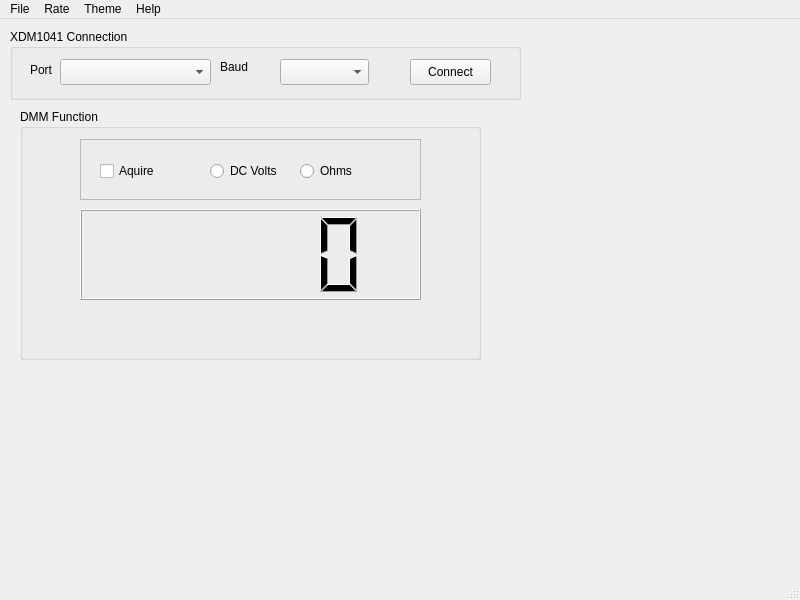
<?xml version="1.0" encoding="UTF-8"?>
<ui version="4.0">
 <class>MainWindow</class>
 <widget class="QMainWindow" name="MainWindow">
  <property name="geometry">
   <rect>
    <x>0</x>
    <y>0</y>
    <width>800</width>
    <height>600</height>
   </rect>
  </property>
  <property name="windowTitle">
   <string>MainWindow</string>
  </property>
  <widget class="QWidget" name="centralwidget">
   <widget class="QGroupBox" name="groupBox">
    <property name="geometry">
     <rect>
      <x>10</x>
      <y>10</y>
      <width>511</width>
      <height>71</height>
     </rect>
    </property>
    <property name="title">
     <string>XDM1041 Connection</string>
    </property>
    <widget class="QLabel" name="label">
     <property name="geometry">
      <rect>
       <x>20</x>
       <y>30</y>
       <width>31</width>
       <height>21</height>
      </rect>
     </property>
     <property name="text">
      <string>Port</string>
     </property>
    </widget>
    <widget class="QComboBox" name="comboBox_XDM1041_ComPort">
     <property name="geometry">
      <rect>
       <x>50</x>
       <y>30</y>
       <width>151</width>
       <height>26</height>
      </rect>
     </property>
    </widget>
    <widget class="QLabel" name="label_2">
     <property name="geometry">
      <rect>
       <x>210</x>
       <y>30</y>
       <width>49</width>
       <height>16</height>
      </rect>
     </property>
     <property name="text">
      <string>Baud</string>
     </property>
    </widget>
    <widget class="QComboBox" name="comboBox_XDM1041_BaudRate">
     <property name="geometry">
      <rect>
       <x>270</x>
       <y>30</y>
       <width>89</width>
       <height>26</height>
      </rect>
     </property>
    </widget>
    <widget class="QPushButton" name="pushButton_XDM1041_Connect">
     <property name="geometry">
      <rect>
       <x>400</x>
       <y>30</y>
       <width>81</width>
       <height>26</height>
      </rect>
     </property>
     <property name="text">
      <string>Connect</string>
     </property>
    </widget>
   </widget>
   <widget class="QGroupBox" name="groupBox_2">
    <property name="geometry">
     <rect>
      <x>20</x>
      <y>90</y>
      <width>461</width>
      <height>251</height>
     </rect>
    </property>
    <property name="title">
     <string>DMM Function</string>
    </property>
    <widget class="QLCDNumber" name="lcdNumber_XDM1041_MeasuredValue">
     <property name="geometry">
      <rect>
       <x>60</x>
       <y>100</y>
       <width>341</width>
       <height>91</height>
      </rect>
     </property>
    </widget>
    <widget class="QFrame" name="frame">
     <property name="geometry">
      <rect>
       <x>60</x>
       <y>30</y>
       <width>341</width>
       <height>61</height>
      </rect>
     </property>
     <property name="frameShape">
      <enum>QFrame::Shape::StyledPanel</enum>
     </property>
     <property name="frameShadow">
      <enum>QFrame::Shadow::Raised</enum>
     </property>
     <widget class="QRadioButton" name="radioButton_XDM1041_DcVolts">
      <property name="geometry">
       <rect>
        <x>130</x>
        <y>20</y>
        <width>81</width>
        <height>24</height>
       </rect>
      </property>
      <property name="text">
       <string>DC Volts</string>
      </property>
     </widget>
     <widget class="QRadioButton" name="radioButton_XD1041_Ohms">
      <property name="geometry">
       <rect>
        <x>220</x>
        <y>20</y>
        <width>98</width>
        <height>24</height>
       </rect>
      </property>
      <property name="text">
       <string>Ohms</string>
      </property>
     </widget>
     <widget class="QCheckBox" name="checkBox_Aquire">
      <property name="geometry">
       <rect>
        <x>20</x>
        <y>20</y>
        <width>84</width>
        <height>24</height>
       </rect>
      </property>
      <property name="text">
       <string>Aquire</string>
      </property>
     </widget>
    </widget>
   </widget>
  </widget>
  <widget class="QMenuBar" name="menubar">
   <property name="geometry">
    <rect>
     <x>0</x>
     <y>0</y>
     <width>800</width>
     <height>33</height>
    </rect>
   </property>
   <widget class="QMenu" name="menuFile">
    <property name="title">
     <string>File</string>
    </property>
    <addaction name="actionExit"/>
   </widget>
   <widget class="QMenu" name="menuRate">
    <property name="title">
     <string>Rate</string>
    </property>
   </widget>
   <widget class="QMenu" name="menuTheme">
    <property name="title">
     <string>Theme</string>
    </property>
   </widget>
   <widget class="QMenu" name="menuHelp">
    <property name="title">
     <string>Help</string>
    </property>
   </widget>
   <addaction name="menuFile"/>
   <addaction name="menuRate"/>
   <addaction name="menuTheme"/>
   <addaction name="menuHelp"/>
  </widget>
  <widget class="QStatusBar" name="statusbar"/>
  <action name="actionExit">
   <property name="text">
    <string>Exit</string>
   </property>
  </action>
 </widget>
 <resources/>
 <connections/>
</ui>
